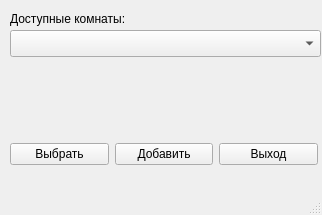
<?xml version="1.0" encoding="UTF-8"?>
<ui version="4.0">
 <class>rooms_form</class>
 <widget class="QMainWindow" name="rooms_form">
  <property name="geometry">
   <rect>
    <x>0</x>
    <y>0</y>
    <width>322</width>
    <height>215</height>
   </rect>
  </property>
  <property name="maximumSize">
   <size>
    <width>322</width>
    <height>215</height>
   </size>
  </property>
  <property name="windowTitle">
   <string>Список комнат</string>
  </property>
  <widget class="QWidget" name="centralwidget">
   <widget class="QComboBox" name="cmb_rooms">
    <property name="geometry">
     <rect>
      <x>10</x>
      <y>30</y>
      <width>311</width>
      <height>27</height>
     </rect>
    </property>
   </widget>
   <widget class="QLabel" name="label">
    <property name="geometry">
     <rect>
      <x>10</x>
      <y>10</y>
      <width>151</width>
      <height>17</height>
     </rect>
    </property>
    <property name="text">
     <string>Доступные комнаты:</string>
    </property>
   </widget>
   <widget class="QWidget" name="layoutWidget">
    <property name="geometry">
     <rect>
      <x>10</x>
      <y>140</y>
      <width>308</width>
      <height>29</height>
     </rect>
    </property>
    <layout class="QHBoxLayout" name="horizontalLayout">
     <item>
      <widget class="QPushButton" name="btn_accept">
       <property name="text">
        <string>Выбрать</string>
       </property>
      </widget>
     </item>
     <item>
      <widget class="QPushButton" name="btn_add">
       <property name="text">
        <string>Добавить</string>
       </property>
      </widget>
     </item>
     <item>
      <widget class="QPushButton" name="btn_exit">
       <property name="text">
        <string>Выход</string>
       </property>
      </widget>
     </item>
    </layout>
   </widget>
  </widget>
  <widget class="QMenuBar" name="menubar">
   <property name="geometry">
    <rect>
     <x>0</x>
     <y>0</y>
     <width>322</width>
     <height>25</height>
    </rect>
   </property>
  </widget>
  <widget class="QStatusBar" name="statusbar"/>
 </widget>
 <resources/>
 <connections/>
</ui>
